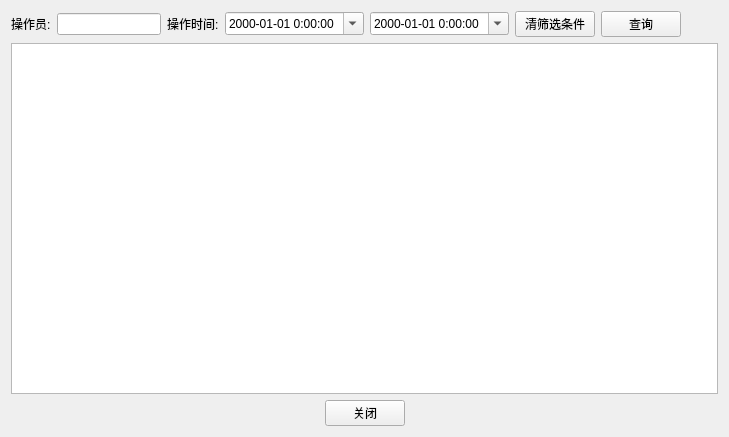
<?xml version="1.0" encoding="UTF-8"?>
<ui version="4.0">
 <class>OperationLog</class>
 <widget class="QWidget" name="OperationLog">
  <property name="geometry">
   <rect>
    <x>0</x>
    <y>0</y>
    <width>729</width>
    <height>437</height>
   </rect>
  </property>
  <property name="windowTitle">
   <string>Form</string>
  </property>
  <layout class="QGridLayout" name="gridLayout">
   <item row="0" column="0">
    <layout class="QVBoxLayout" name="verticalLayout">
     <item>
      <layout class="QHBoxLayout" name="horizontalLayout">
       <item>
        <widget class="QLabel" name="label">
         <property name="text">
          <string>操作员:</string>
         </property>
        </widget>
       </item>
       <item>
        <widget class="QLineEdit" name="lineEdit">
         <property name="sizePolicy">
          <sizepolicy hsizetype="Preferred" vsizetype="Fixed">
           <horstretch>0</horstretch>
           <verstretch>0</verstretch>
          </sizepolicy>
         </property>
        </widget>
       </item>
       <item>
        <widget class="QLabel" name="label_2">
         <property name="text">
          <string>操作时间:</string>
         </property>
        </widget>
       </item>
       <item>
        <widget class="QDateTimeEdit" name="dateTimeEdit_start">
         <property name="displayFormat">
          <string>yyyy-MM-dd H:mm:ss</string>
         </property>
         <property name="calendarPopup">
          <bool>true</bool>
         </property>
        </widget>
       </item>
       <item>
        <widget class="QDateTimeEdit" name="dateTimeEdit_end">
         <property name="displayFormat">
          <string>yyyy-MM-dd H:mm:ss</string>
         </property>
         <property name="calendarPopup">
          <bool>true</bool>
         </property>
        </widget>
       </item>
       <item>
        <widget class="QPushButton" name="btn_clear">
         <property name="text">
          <string>清筛选条件</string>
         </property>
        </widget>
       </item>
       <item>
        <widget class="QPushButton" name="btn_search">
         <property name="text">
          <string>查询</string>
         </property>
        </widget>
       </item>
       <item>
        <spacer name="horizontalSpacer">
         <property name="orientation">
          <enum>Qt::Horizontal</enum>
         </property>
         <property name="sizeHint" stdset="0">
          <size>
           <width>40</width>
           <height>20</height>
          </size>
         </property>
        </spacer>
       </item>
      </layout>
     </item>
     <item>
      <widget class="QTableView" name="tableView"/>
     </item>
     <item>
      <layout class="QHBoxLayout" name="horizontalLayout_2">
       <item>
        <spacer name="horizontalSpacer_2">
         <property name="orientation">
          <enum>Qt::Horizontal</enum>
         </property>
         <property name="sizeHint" stdset="0">
          <size>
           <width>40</width>
           <height>20</height>
          </size>
         </property>
        </spacer>
       </item>
       <item>
        <widget class="QPushButton" name="btn_close">
         <property name="text">
          <string>关闭</string>
         </property>
        </widget>
       </item>
       <item>
        <spacer name="horizontalSpacer_3">
         <property name="orientation">
          <enum>Qt::Horizontal</enum>
         </property>
         <property name="sizeHint" stdset="0">
          <size>
           <width>40</width>
           <height>20</height>
          </size>
         </property>
        </spacer>
       </item>
      </layout>
     </item>
    </layout>
   </item>
  </layout>
 </widget>
 <resources/>
 <connections/>
</ui>
